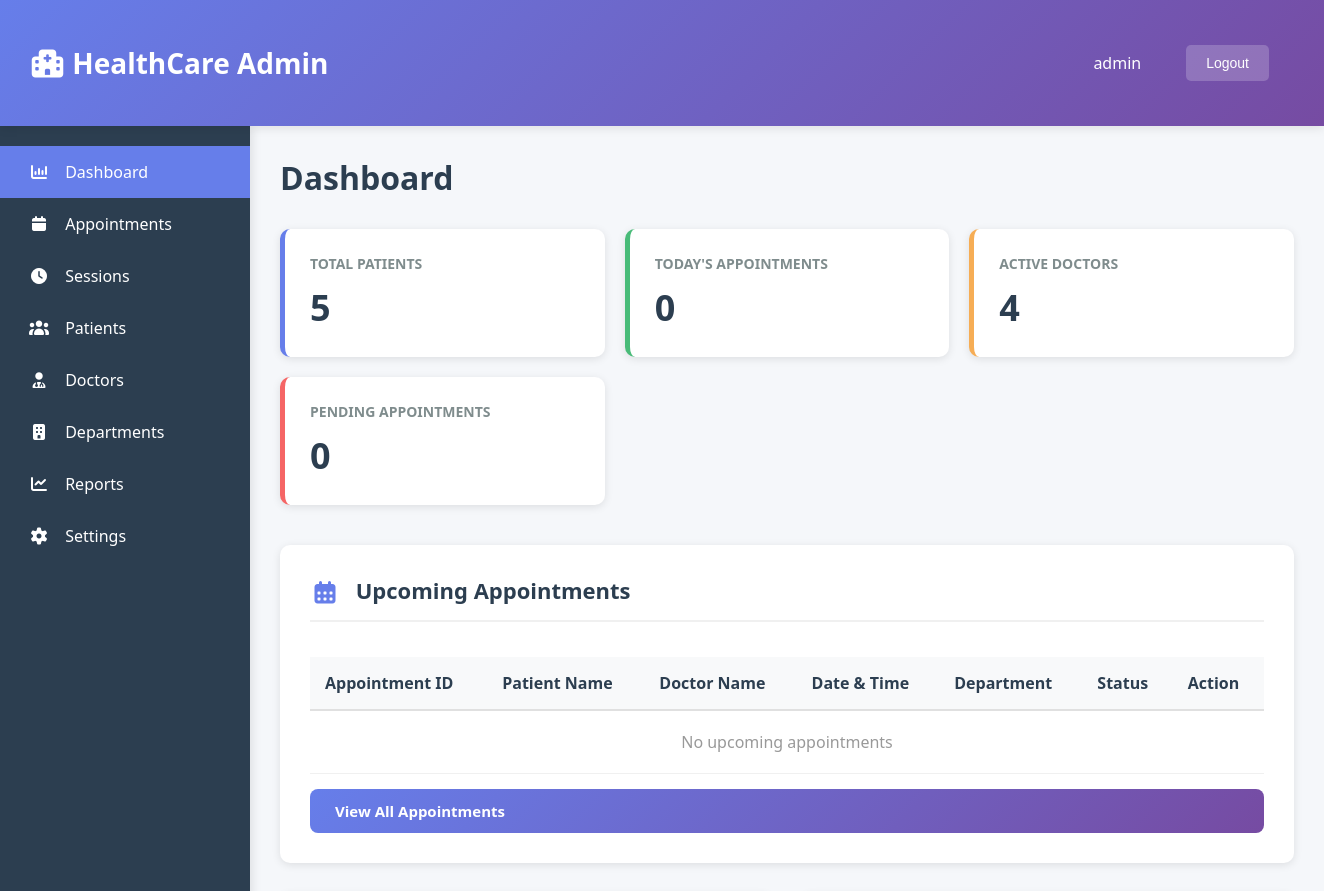
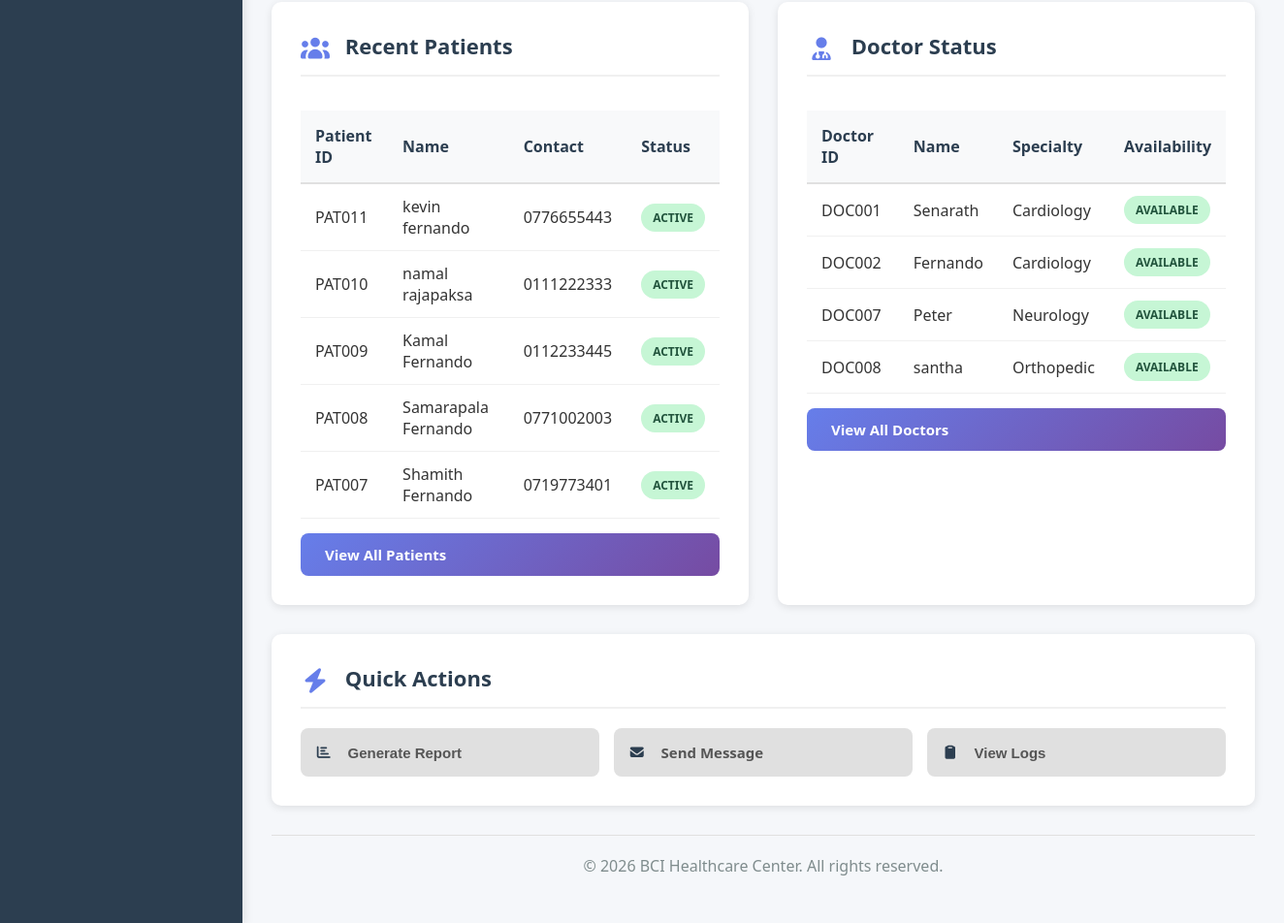
The page /admin/admin_dashboard.php (signed in) on the database its author committed (2 pictures, top to bottom).
### tables this page shows
CREATE TABLE IF NOT EXISTS `patients` (
  `patient_id` int NOT NULL AUTO_INCREMENT,
  `user_id` int DEFAULT NULL,
  `first_name` varchar(50) NOT NULL,
  `last_name` varchar(50) NOT NULL,
  `phone` varchar(20) DEFAULT NULL,
  `gender` enum('Male','Female','Other') DEFAULT NULL,
  `date_of_birth` date DEFAULT NULL,
  `address` text,
  `created_at` timestamp NOT NULL DEFAULT CURRENT_TIMESTAMP,
  PRIMARY KEY (`patient_id`),
  KEY `fk_patient_user` (`user_id`)
);

CREATE TABLE IF NOT EXISTS `doctors` (
  `doctor_id` int NOT NULL AUTO_INCREMENT,
  `doctor_name` varchar(100) NOT NULL,
  `email` varchar(100) DEFAULT NULL,
  `phone` varchar(20) DEFAULT NULL,
  `department_id` int DEFAULT NULL,
  `status` enum('ACTIVE','INACTIVE') DEFAULT 'ACTIVE',
  `created_at` timestamp NOT NULL DEFAULT CURRENT_TIMESTAMP,
  PRIMARY KEY (`doctor_id`),
  KEY `department_id` (`department_id`)
);

CREATE TABLE IF NOT EXISTS `departments` (
  `department_id` int NOT NULL AUTO_INCREMENT,
  `department_name` varchar(100) NOT NULL,
  `description` text,
  `is_active` tinyint(1) DEFAULT '1',
  `created_at` timestamp NOT NULL DEFAULT CURRENT_TIMESTAMP,
  PRIMARY KEY (`department_id`)
);

### admin/admin_dashboard.php (the view, shortened to what this page needs)
<!DOCTYPE html>
<html lang="en">
<head>
    <link rel="stylesheet" href="https://cdnjs.cloudflare.com/ajax/libs/font-awesome/7.0.1/css/all.min.css"/>
    <link rel="stylesheet" href="static/dashboard.css">
</head>
<body>
    <?php
    require_once '../config/db_connection.php';
    $sql = "SELECT COUNT(*) AS total_patients FROM patients";
    $sql_result = $conn->query($sql);
    $total_patients = $sql_result->fetch_assoc()['total_patients'];
    $sql = "SELECT COUNT(*) AS today_appointments FROM appointments WHERE DATE(appointment_date) = CURDATE()";
    $sql_result = $conn->query($sql);
    $today_appointments = $sql_result->fetch_assoc()['today_appointments'];
    $sql = "SELECT COUNT(*) AS active_doctors FROM doctors WHERE status = 'ACTIVE'";
    $sql_result = $conn->query($sql);
    $active_doctors = $sql_result->fetch_assoc()['active_doctors'];
    $sql = "SELECT COUNT(*) AS pending_appointments FROM appointments WHERE status = 'PENDING'";
    $sql_result = $conn->query($sql);
    $pending_appointments = $sql_result->fetch_assoc()['pending_appointments'];
    $upcoming_appointments = [];
    $sql = "SELECT patient_id, CONCAT(first_name, ' ', last_name) AS patient_name, phone FROM patients ORDER BY created_at DESC LIMIT 5";
    $recent_patients = [];
    $result = $conn->query($sql);
    if ($result && $result->num_rows > 0) {
        while ($row = $result->fetch_assoc()) {
            $recent_patients[] = $row;
        }
    }
    $sql = "SELECT d.doctor_id, d.doctor_name, dep.department_name, d.status
            FROM doctors d
            LEFT JOIN departments dep ON d.department_id = dep.department_id
            WHERE d.status = 'ACTIVE'
            LIMIT 5";
    $active_doctors_list = [];
    $result = $conn->query($sql);
    if ($result && $result->num_rows > 0) {
        while ($row = $result->fetch_assoc()) {
            $active_doctors_list[] = $row;
        }
    }
    ?>
    <div class="header">
        <div class="header-content">
            <div class="logo"><i class="fa-solid fa-hospital"></i> HealthCare Admin</div>
            <div class="user-info">
                <span><?php echo htmlspecialchars($_SESSION['user_name'] ?? 'Admin User'); ?></span>
                <form method="post" action="../auth/logout.php" onsubmit="return confirm('Are you sure you want to logout?');" style="display:inline; margin:0;">
                    <button type="submit">Logout</button>
                </form>
            </div>
        </div>
    </div>
    <div class="container">
        <div class="sidebar">
            <ul>
                <li><a href="#dashboard" class="active"><i class="fa-solid fa-chart-column"></i> Dashboard</a></li>
                <li><a href="appointment.php"><i class="fa-solid fa-calendar"></i> Appointments</a></li>
                <li><a href="sessions.php"><i class="fa-solid fa-clock"></i> Sessions</a></li>
                <li><a href="patient.php"><i class="fa-solid fa-users"></i> Patients</a></li>
                <li><a href="doctor.php"><i class="fa-solid fa-user-doctor"></i> Doctors</a></li>
                <li><a href="department.php"><i class="fa-solid fa-building"></i> Departments</a></li>
                <li><a href="#reports"><i class="fa-solid fa-chart-line"></i> Reports</a></li>
                <li><a href="settings.php"><i class="fa-solid fa-gear"></i> Settings</a></li>
            </ul>
        </div>
        <div class="main-content">
            <h1 class="page-title">Dashboard</h1>
            <div class="stats-container">
                <div class="stat-card blue">
                    <div class="stat-label">Total Patients</div>
                    <div class="stat-number">
                        <?php echo isset($total_patients) ? $total_patients : '324'; ?>
                    </div>
                </div>
                <div class="stat-card green">
                    <div class="stat-label">Today's Appointments</div>
                    <div class="stat-number">
                        <?php echo isset($today_appointments) ? $today_appointments : '12'; ?>
                    </div>
                </div>
                <div class="stat-card orange">
                    <div class="stat-label">Active Doctors</div>
                    <div class="stat-number">
                        <?php echo isset($active_doctors) ? $active_doctors : '18'; ?>
                    </div>
                </div>
                <div class="stat-card red">
                    <div class="stat-label">Pending Appointments</div>
                    <div class="stat-number">
                        <?php echo isset($pending_appointments) ? $pending_appointments : '5'; ?>
                    </div>
                </div>
            </div>
            <div class="section">
                <h2 class="section-title"><i class="fa-solid fa-calendar-days"></i> Upcoming Appointments</h2>
                <div class="table-responsive">
                    <table>
                        <thead>
                            <tr>
                                <th>Appointment ID</th>
                                <th>Patient Name</th>
                                <th>Doctor Name</th>
                                <th>Date & Time</th>
                                <th>Department</th>
                                <th>Status</th>
                                <th>Action</th>
                            </tr>
                        </thead>
                        <tbody>
                            <?php
                            if (!empty($upcoming_appointments)) {
                                foreach ($upcoming_appointments as $apt) {
                            ?>
                                <tr>
                                    <td><?php echo htmlspecialchars($apt['appointment_number']); ?></td>
                                    <td><?php echo htmlspecialchars($apt['patient_name'] ?? $apt['first_name']); ?></td>
                                    <td><?php echo htmlspecialchars($apt['doctor_name']); ?></td>
                                    <td><?php echo date('M d, Y - h:i A', strtotime($apt['appointment_date'] . ' ' . $apt['appointment_time'])); ?></td>
                                    <td><?php echo htmlspecialchars($apt['department_name']); ?></td>
                                    <td><span class="badge badge-<?php echo strtolower($apt['status']); ?>"><?php echo htmlspecialchars($apt['status']); ?></span></td>
                                    <td>
                                        <div class="btn-group">
                                            <button class="btn btn-secondary" onclick="window.location.href='appointment.php'">View</button>
                                            <button class="btn btn-danger">Cancel</button>
                                        </div>
                                    </td>
                                </tr>
                            <?php
                                }
                            } else {
                            ?>
                                <tr>
                                    <td colspan="7" style="text-align: center; padding: 20px; color: #999;">No upcoming appointments</td>
                                </tr>
                            <?php
                            }
                            ?>
                        </tbody>
                    </table>
                </div>
                <div style="margin-top: 15px;">
                    <a href="appointment.php" class="btn btn-primary" style="text-decoration: none;">View All Appointments</a>
                </div>
            </div>
            <div class="grid-2">
                <div class="section">
                    <h2 class="section-title"><i class="fa-solid fa-users"></i> Recent Patients</h2>
                    <div class="table-responsive">
                        <table>
                            <thead>
                                <tr>
                                    <th>Patient ID</th>
                                    <th>Name</th>
                                    <th>Contact</th>
                                    <th>Status</th>
                                </tr>
                            </thead>
                            <tbody>
                                <?php
                                if (!empty($recent_patients)) {
                                    foreach ($recent_patients as $patient) {
                                ?>
                                    <tr>
                                        <td>PAT<?php echo str_pad($patient['patient_id'], 3, '0', STR_PAD_LEFT); ?></td>
                                        <td><?php echo htmlspecialchars($patient['patient_name']); ?></td>
                                        <td><?php echo htmlspecialchars($patient['phone'] ?: 'N/A'); ?></td>
                                        <td><span class="badge badge-success">Active</span></td>
                                    </tr>
                                <?php
                                    }
                                } else {
                                ?>
                                    <tr>
                                        <td colspan="4" style="text-align: center; padding: 20px; color: #999;">No patients found</td>
                                    </tr>
                                <?php
                                }
                                ?>
                            </tbody>
                        </table>
                    </div>
                    <div style="margin-top: 15px;">
                        <a href="patient.php" class="btn btn-primary">View All Patients</a>
                    </div>
                </div>
                <div class="section">
                    <h2 class="section-title"><i class="fa-solid fa-user-doctor"></i> Doctor Status</h2>
                    <div class="table-responsive">
                        <table>
                            <thead>
                                <tr>
                                    <th>Doctor ID</th>
                                    <th>Name</th>
                                    <th>Specialty</th>
                                    <th>Availability</th>
                                </tr>
                            </thead>
                            <tbody>
                                <?php
                                if (!empty($active_doctors_list)) {
                                    foreach ($active_doctors_list as $doctor) {
                                ?>
                                    <tr>
                                        <td>DOC<?php echo str_pad($doctor['doctor_id'], 3, '0', STR_PAD_LEFT); ?></td>
                                        <td><?php echo htmlspecialchars($doctor['doctor_name']); ?></td>
                                        <td><?php echo htmlspecialchars($doctor['department_name'] ?: 'N/A'); ?></td>
                                        <td><span class="badge badge-success">Available</span></td>
                                    </tr>
                                <?php
                                    }
                                } else {
                                ?>
                                    <tr>
                                        <td colspan="4" style="text-align: center; padding: 20px; color: #999;">No doctors found</td>
                                    </tr>
                                <?php
                                }
                                ?>
                            </tbody>
                        </table>
                    </div>
                    <div style="margin-top: 15px;">
                        <a href="doctor.php" class="btn btn-primary">View All Doctors</a>
                    </div>
                </div>
            </div>
            <div class="section">
                <h2 class="section-title"><i class="fa-solid fa-bolt"></i> Quick Actions</h2>
                <div style="display: grid; grid-template-columns: repeat(auto-fit, minmax(150px, 1fr)); gap: 15px; margin-top: 20px;">
                    <button class="btn btn-secondary" style="width: 100%; padding: 15px;"><i class="fa-solid fa-chart-bar"></i> Generate Report</button>
                    <a href="message.php" class="btn btn-secondary" style="width: 100%; padding: 15px;"><i class="fa-solid fa-envelope"></i> Send Message</a>
                    <button class="btn btn-secondary" style="width: 100%; padding: 15px;"><i class="fa-solid fa-clipboard"></i> View Logs</button>
                </div>
            </div>
            <div class="footer">
                <p>&copy; 2026 BCI Healthcare Center. All rights reserved.</p>
            </div>
        </div>
    </div>
</body>
</html>

### rows shown on the page
patients: patient_id "011", patient_name "kevin fernando", phone "0776655443"
patients: patient_id "010", patient_name "namal rajapaksa", phone "0111222333"
patients: patient_id "009", patient_name "Kamal Fernando", phone "0112233445"
patients: patient_id "008", patient_name "Samarapala Fernando", phone "0771002003"
patients: patient_id "007", patient_name "Shamith Fernando", phone "0719773401"
doctors: doctor_id "001", doctor_name "Senarath", department.department_name "Cardiology"
doctors: doctor_id "002", doctor_name "Fernando", department.department_name "Cardiology"
doctors: doctor_id "007", doctor_name "Peter", department.department_name "Neurology"
doctors: doctor_id "008", doctor_name "santha", department.department_name "Orthopedic"

### other values the page prints
$_SESSION['user_name'] "admin"
$total_patients "5"
$today_appointments "0"
$active_doctors "4"
$pending_appointments "0"
